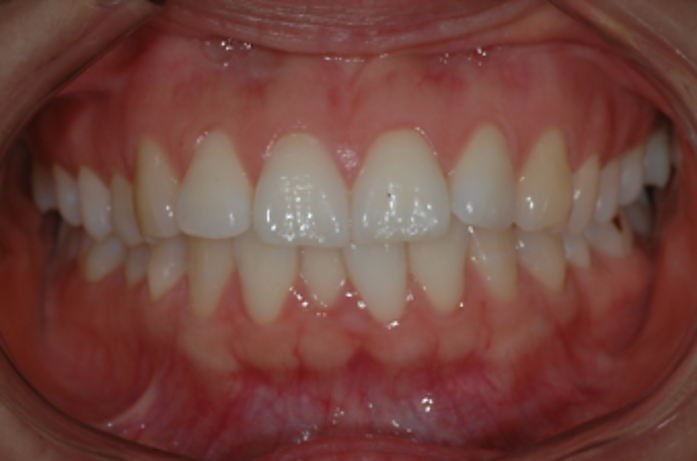
#> input picture study/image_registeration/before.png, 697 x 461 px, found by its file name
$ jupyter execute --allow-errors 0527.ipynb
#> lines starting #> are read from the running program, lines starting #| are printed output that depends on the picture; after the words box and inside, x2 and y2 are one past the last pixel; in counts of white or black regions, pixels touching at a corner belong together
1. AKAZE - 특징점 검출 알고리즘 객체 생성
2. BFMatcher_create(cv2.NORM_HAMMING) / knnMatch - 특징점 매칭

[cell 1]
import cv2
import numpy as np
import matplotlib.pyplot as plt

[cell 2]
# 영상 불러오기
b_img = cv2.imread('/home/tkd_010/ImageProcessing/study/image_registeration/before.png')
#> b_img is the input picture: shape (461, 697, 3); mean B, G, R 62.8, 70, 115.4
a_img = cv2.imread('/home/tkd_010/ImageProcessing/study/image_registeration/after.png')
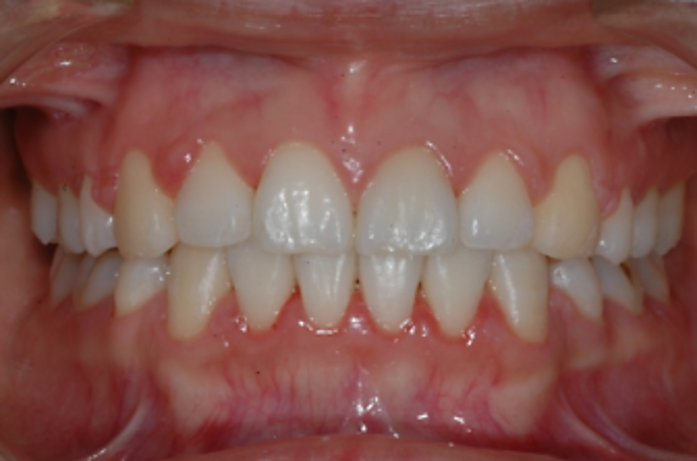
#> input picture study/image_registeration/after.png, 697 x 461 px, found by its file name
#> a_img is the input picture: shape (461, 697, 3); mean B, G, R 78.5, 84.9, 131.6

# b_img = cv2.cvtColor(b_img, cv2.COLOR_BGR2RGB)
# a_img = cv2.cvtColor(a_img, cv2.COLOR_BGR2RGB)

b_gray = cv2.cvtColor(b_img, cv2.COLOR_BGR2GRAY)
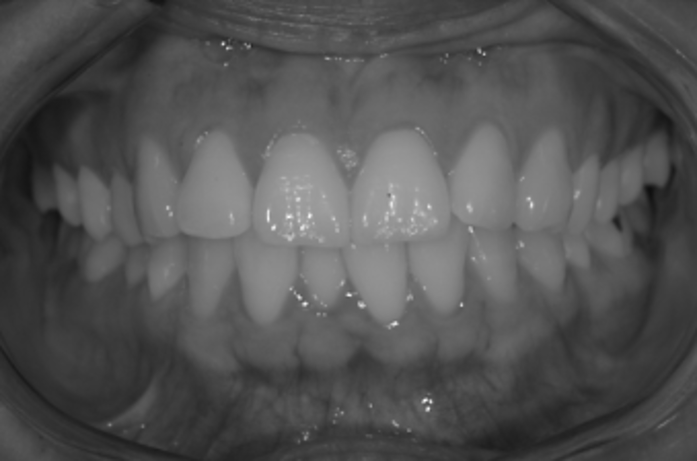
#> b_gray: shape (461, 697); min 14, max 246, mean 82.8
a_gray = cv2.cvtColor(a_img, cv2.COLOR_BGR2GRAY)
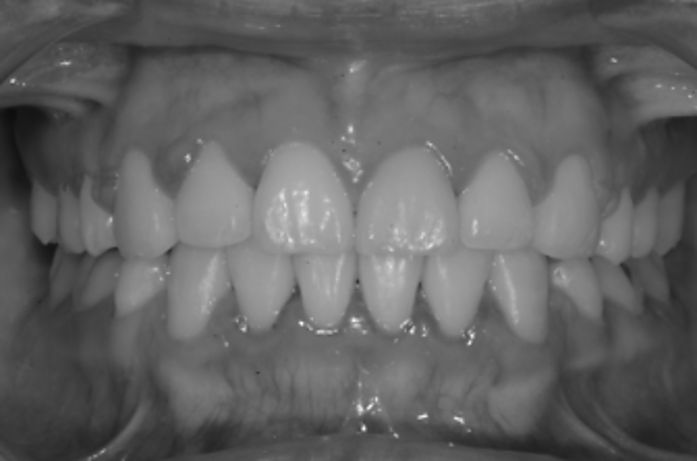
#> a_gray: shape (461, 697); min 13, max 251, mean 98.1


# 특징점 알고리즘 객체 생성 (KAZE, AKAZE, ORB 등)
feature = cv2.KAZE_create()
# feature = cv2.AKAZE_create()
# feature = cv2.ORB_create()

# 특징점 검출 및 기술자 계산
kp1, desc1 = feature.detectAndCompute(b_gray, None)
#> kp1 = 81 keypoints; strongest (x, y, size): (425, 401, 13.2), (425, 400, 6), (361, 305, 5.8), (394, 323, 5.8)
kp2, desc2 = feature.detectAndCompute(a_gray, None)
#> kp2 = 148 keypoints; strongest (x, y, size): (363, 428, 5.8), (423, 416, 7.3), (355, 321, 8), (360, 409, 7.7)

# 특징점 매칭
matcher = cv2.BFMatcher_create()
# matcher = cv2.BFMatcher_create(cv2.NORM_HAMMING)
# matches = matcher.knnMatch(desc1, desc2, 4) # knnMatch로 특징점 4개 검출
matches = matcher.match(desc1, desc2) # knnMatch로 특징점 4개 검출
#> matches = 81 matches

# 좋은 매칭 결과 선별
# match 사용한 경우
matches = sorted(matches, key=lambda x: x.distance)
good_matches = matches[:80]
#> good_matches = 80 matches

# knn 사용한 경우
# good_matches = []
# for m in matches: # matches는 4개의 리스트로 구성
#     if m[0].distance / m[1].distance < 0.7: # 임계점 0.7
#         good_matches.append(m[0]) # 저장


print('# of kp1:', len(kp1))
#| # of kp1: 81
print('# of kp2:', len(kp2))
#| # of kp2: 148

print('# of matches:', len(matches))
#| # of matches: 81
print('# of good_matches:', len(good_matches))
#| # of good_matches: 80

# 특징점 매칭 결과 영상 생성
dst = cv2.drawMatches(b_gray, kp1, a_gray, kp2, good_matches, None)
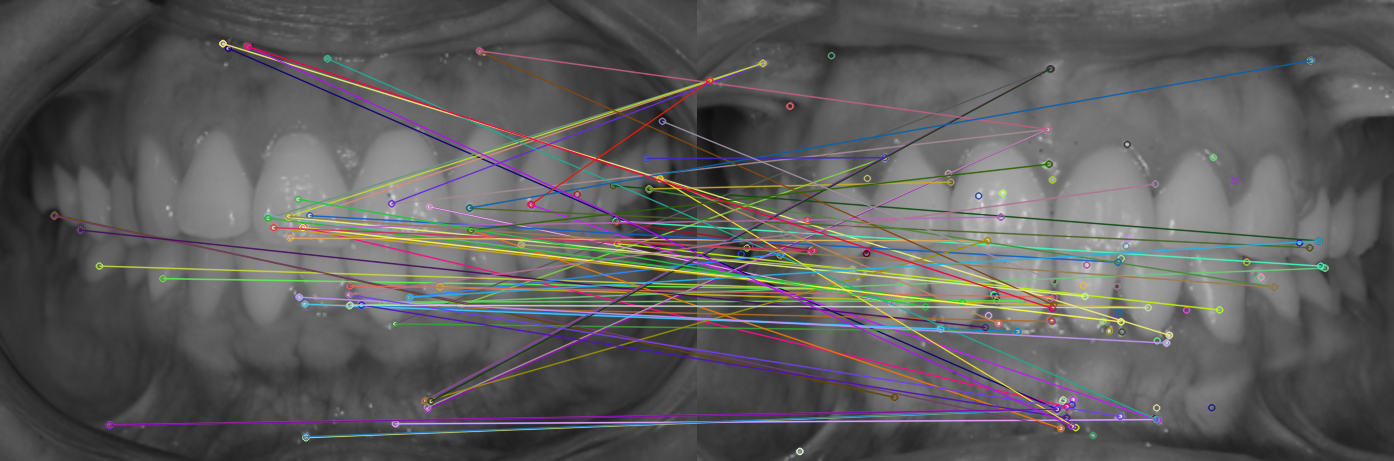
#> dst: shape (461, 1394, 3); mean of channels 0, 1, 2 92.2, 92.5, 93.5; drawn as B, G, R

plt.figure(figsize=(12,10))
plt.imshow(dst)
plt.show()

[cell 3]
# 호모그래피 계산
# DMatch 객체에서 queryIdx와 trainIdx를 받아와서 크기와 타입 변환하기
pts1 = np.array([kp1[m.queryIdx].pt for m in good_matches]
				).reshape(-1, 1, 2).astype(np.float32)
#> pts1 = 80 rows, first 8: [461.1, 304.4], [439.5, 286.5], [531.2, 204.8], [395.1, 423.6], [162.3, 278.1], [424.3, 399.9], [427.4, 408.8], [425.4, 399.7]

pts2 = np.array([kp2[m.trainIdx].pt for m in good_matches]
				).reshape(-1, 1, 2).astype(np.float32)
#> pts2 = 80 rows, first 8: [187.3, 157.3], [450.7, 307.2], [460.5, 419.8], [459, 419.2], [137.8, 288.8], [352.1, 68.57], [350.2, 129], [352.1, 68.57]

H, _ = cv2.findHomography(pts1, pts2, cv2.RANSAC) # pts1과 pts2의 행렬 주의 (N,1,2)
#> H = [[-0.656, -0.703, 353.9], [-0.0827, -0.165, 61.04], [-0.00186, -0.00198, 1]]


# 호모그래피를 이용하여 기준 영상 영역 표시
dst = cv2.drawMatches(b_gray, kp1, a_gray, kp2, good_matches, None,
                      flags=cv2.DrawMatchesFlags_NOT_DRAW_SINGLE_POINTS)
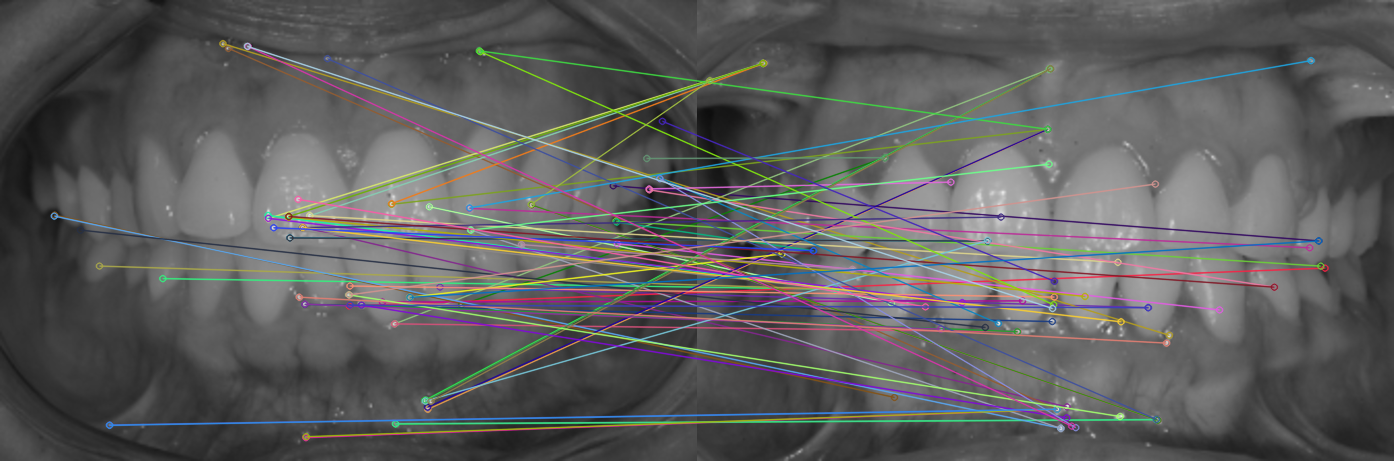
#> dst: shape (461, 1394, 3); mean of channels 0, 1, 2 92.7, 92.8, 93; drawn as B, G, R

(h, w) = b_gray.shape[:2]
#> h = 461; w = 697

# 입력 영상의 모서리 4점 좌표
corners1 = np.array([[0, 0], [0, h-1], [w-1, h-1], [w-1, 0]]
                    ).reshape(-1, 1, 2).astype(np.float32)
#> corners1 = [[0, 0], [0, 460], [696, 460], [696, 0]]

# 입력 영상에 호모그래피 H 행렬로 투시 변환
corners2 = cv2.perspectiveTransform(corners1, H)
#> corners2 = [[353.9, 61.04], [346.7, -169.8], [352.7, 60.14], [346.6, -11.81]]
# corners2는 입력 영상에 좌표가 표현되있으므로 입력영상의 넓이 만큼 쉬프트
corners2 = corners2 + np.float32([w, 0])
#> corners2 = [[1050.9, 61.04], [1043.7, -169.8], [1049.7, 60.14], [1043.6, -11.81]]


# # 다각형 그리기
cv2.polylines(dst, [np.int32(corners2)], True, (0, 255, 0), 2, cv2.LINE_AA)
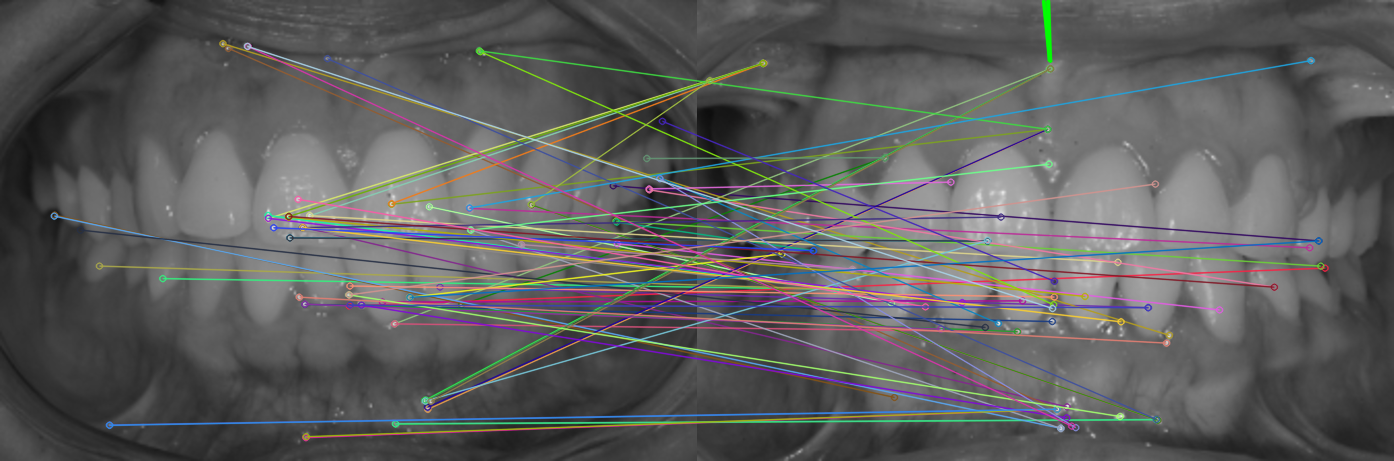
#> dst: shape (461, 1394, 3); 0.08% of pixels changed, all inside (x1, y1, x2, y2) = (1041, 0, 1053, 64); drawn as B, G, R

plt.figure(figsize=(10,8))
plt.imshow(dst)
plt.show()

# plt.imshow(img_output)
# plt.show()

[cell 4]
int(np.linalg.norm(pts1[0] - pts2[0]))
#> Out = 310

## 일단 돌려보자 - 점 4개 => perspective transformation
### 돼?? 그러면 아까 부족했던 비슷한 점을 제외시키는 알고리즘을 짜자
## pts를 다 int8로 고치고  --->   set으로 유일한 점에 대해서만 list를 만들자  --->  점이 중복되지 않도록

[cell 5]
diff = []
index_diff=[]
min_val = 1000
# pts1 = pts1.astype("uint8")
# pts2 = pts2.astype("uint8")

for j, i in enumerate(range(len(pts1))):
    d = np.linalg.norm(pts1[i] - pts2[i])
    diff.append(d)
    index_diff.append((d, j))
#> this loop made 80 passes
#> d on passes 1 to 12: 310.8, 23.51, 226.3, 64, 26.75, 339.1, 290.3, 339.2, 55.75, 281.3, 254, 61.12
#> after the loop, diff = 80 values, max 532.9 at index 59, min 3.25 at index 45, mean 208.8; index_diff = 80 pairs, first value 3.25 to 532.9, second value 0 to 79

# index_diff = np.array(index_diff)

# sorted(index_diff)

short_diff = sorted(index_diff)[1:7]
#> short_diff = [(3.38, 37), (10.71, 63), (13.26, 44), (23.51, 1), (26.75, 4), (45.29, 26)]
short_diff
#> Out has the same summary as short_diff

[cell 6]
short_idx =  [idx for d, idx in short_diff]
#> short_idx = [37, 63, 44, 1, 4, 26]
short_idx
#> Out = [37, 63, 44, 1, 4, 26]

[cell 7]
best_pts1 = pts1[short_idx]
#> best_pts1 = [[289.4, 237.3], [301.9, 227.2], [349.5, 285.5], [439.5, 286.5], [162.3, 278.1], [98.92, 265.6]]
best_pts2 = pts2[short_idx]
#> best_pts2 = [[290.2, 240.6], [303.5, 216.6], [356.8, 296.6], [450.7, 307.2], [137.8, 288.8], [137.8, 288.8]]

best_pts1, best_pts2

[cell 8]
best_pts1[0,0,0], best_pts1[0,0,1]
#> Out = (289.4, 237.3)

[cell 9]
best_pts1.shape
#> Out = (6, 1, 2)

[cell 10]
b_ = b_gray.copy()
a_ = a_gray.copy()

def draw_circle(src, x, y):
#> called with x = 237.3, y = 289.4
    cv2.circle(src, center=(int(x), int(y)), radius=10, color=(255, 0, 0), thickness=3, lineType=cv2.LINE_AA)

draw_circle(b_, best_pts1[0,0,1],best_pts1[0,0,0])
draw_circle(b_, best_pts1[1,0,1],best_pts1[1,0,0])
draw_circle(b_, best_pts1[2,0,1],best_pts1[2,0,0])
draw_circle(b_, best_pts1[3,0,1],best_pts1[3,0,0])
draw_circle(b_, best_pts1[4,0,1],best_pts1[4,0,0])
draw_circle(b_, best_pts1[5,0,1],best_pts1[5,0,0])

draw_circle(a_, best_pts2[0,0,1],best_pts2[0,0,0])
draw_circle(a_, best_pts2[1,0,1],best_pts2[1,0,0])
draw_circle(a_, best_pts2[2,0,1],best_pts2[2,0,0])
draw_circle(a_, best_pts2[3,0,1],best_pts2[3,0,0])
draw_circle(a_, best_pts2[4,0,1],best_pts2[4,0,0])
#> in draw_circle (call 11), `cv2.circle(src, center=(int(x), int(y)), radius=10, color=(255, 0, 0),..`:
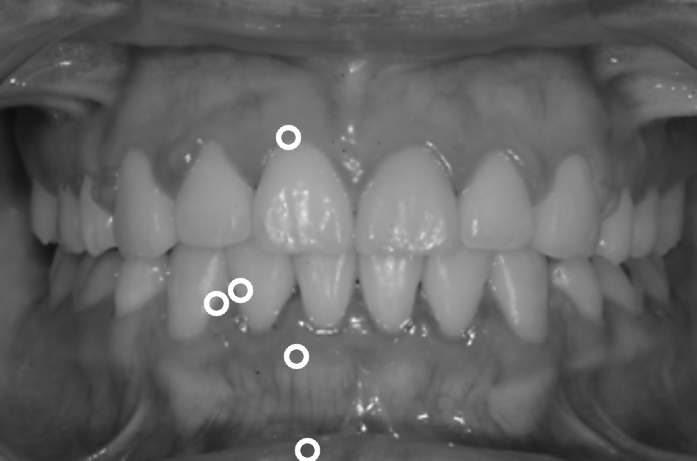
#> src: shape (461, 697); min 13, max 255, mean 98.9
draw_circle(a_, best_pts2[5,0,1],best_pts2[5,0,0])
#> in draw_circle (call 12), `cv2.circle(src, center=(int(x), int(y)), radius=10, color=(255, 0, 0),..`: src: shape (461, 697); 0.06% of pixels changed, all inside (x1, y1, x2, y2) = (275, 124, 302, 151)


plt.imshow(b_)
plt.show()

plt.imshow(a_)
plt.show()

#> (a cell that did not finish here is left out)

#### findHomography를 적용해보자  (매칭점 여러쌍을 기반으로 homography를 찾음)

[cell 12]
diff = []
index_diff=[]

for j, i in enumerate(range(len(pts1))):
    d = np.linalg.norm(pts1[i] - pts2[i])
    diff.append(d)
    index_diff.append((d, j))


short_diff = sorted(index_diff)[1:5]
#> short_diff = [(3.38, 37), (10.71, 63), (13.26, 44), (23.51, 1)]
short_idx =  [idx for d, idx in short_diff]
#> short_idx = [37, 63, 44, 1]

best_pts1 = pts1[short_idx]
#> best_pts1 = [[289.4, 237.3], [301.9, 227.2], [349.5, 285.5], [439.5, 286.5]]
best_pts2 = pts2[short_idx]
#> best_pts2 = [[290.2, 240.6], [303.5, 216.6], [356.8, 296.6], [450.7, 307.2]]


H, _ = cv2.findHomography(best_pts1, best_pts2, cv2.RANSAC)
#> H = [[-0.272, -2.43, 527.5], [0.263, -2.64, 443.3], [0.00112, -0.00745, 1]]

[cell 13]
(h, w) = b_.shape[:2]


corners2 = cv2.perspectiveTransform(best_pts2, H)
#> corners2 = [[293.2, 246.6], [300.4, 176.8], [359.8, 303.1], [437.6, 317.5]]


plt.imshow(dst)
plt.show()
